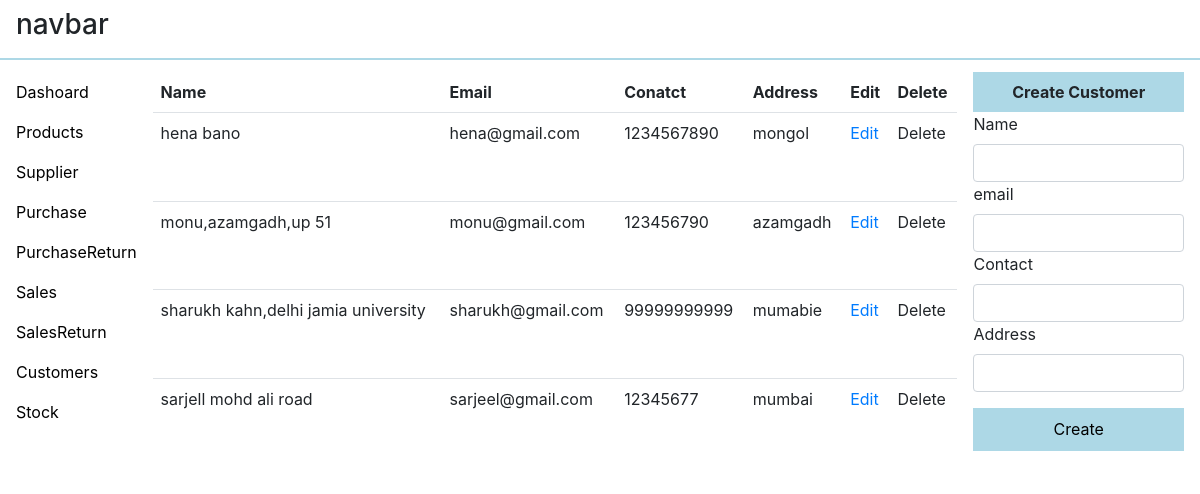
The page /dashboard/customers/ on the database its author committed.
### dashboard/models.py (models this page shows, shortened)
class Customer(models.Model):
    name=models.CharField(max_length=64)
    email=models.EmailField()
    contact=models.IntegerField()
    address=models.TextField()
    crated_at=models.DateTimeField(auto_now_add=True)
    class Meta:
        ordering=['-id']

### dashboard/views.py (the view, shortened to what this page needs)
# urls.py: path('customers/',views.createCustomer,name='customers'),
def createCustomer(request):
    customer__obj=Customer.objects.all()
    return render(request,'dashboard/customer.html',context={'customers':customer__obj})

### dashboard/templates/dashboard/customer.html (shortened to what this page needs)
{% extends 'dashboard/main.html'%}
{% block body%}
<table class="table" id="tb">
    <tbody class="table__body">
        <thead class="table__heading">
            <tr>
                <th>
                    Name
                </th>
                <th>
                    Email
                </th>
                <th>
                    Conatct
                </th>
                <th>
                    Address
                </th>
                <th>
                    Edit</th>
                <th>Delete</th>
            </tr>
        </thead>
        {% for cusstomer in customers%}
        <tr>
            <td>
                {{cusstomer.name}}
                 </td>
                 <td>
                    {{cusstomer.email}}
                </td>
                     <td>
                        {{cusstomer.contact}}
                    </td>
                         <td>
                            {{cusstomer.address}}
                        </td>
                             <td>
                                 <a href="#"  class="customer_update" data-pk="{{cusstomer.pk}}" >
                                    Edit
                                 </a>
                             </td>
                             <td>
                                 <span class="fa fa-arow" data-pk={{custmer.pk}}>Delete</span>
                             </td>
        </tr>
        {% endfor %}
    </tbody>
</table>
<div  class="container__right" id="container__right">
    {% include 'dashboard/modal_for_createCustomer.html'%}
</div>
{% endblock %}

### static/css/main.css (style rules this page uses)
* { margin: 0%; padding: 0%; }
.container__right { padding: 1rem; padding-top: 0rem; }

### static/css/product.css (style rules this page uses)
th,td { padding: .5rem!important; }
th { border-top: none!important; border-bottom: none!important; }

### rows shown on the page
Customer: name "hena bano", email "hena@gmail.com", contact "1234567890", address "mongol"
Customer: name "monu,azamgadh,up 51", email "monu@gmail.com", contact "123456790", address "azamgadh"
Customer: name "sharukh kahn,delhi jamia university", email "sharukh@gmail.com", contact "99999999999", address "mumabie"
Customer: name "sarjell mohd ali road", email "sarjeel@gmail.com", contact "12345677", address "mumbai"
